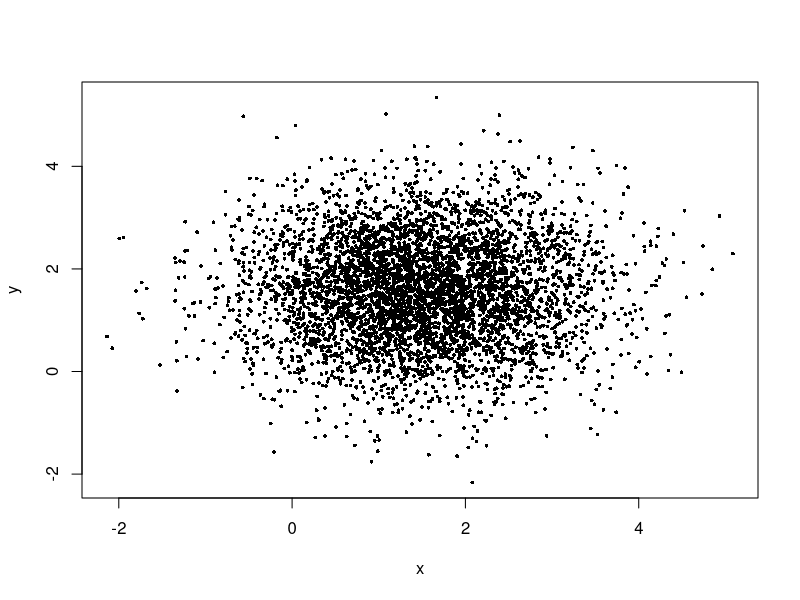
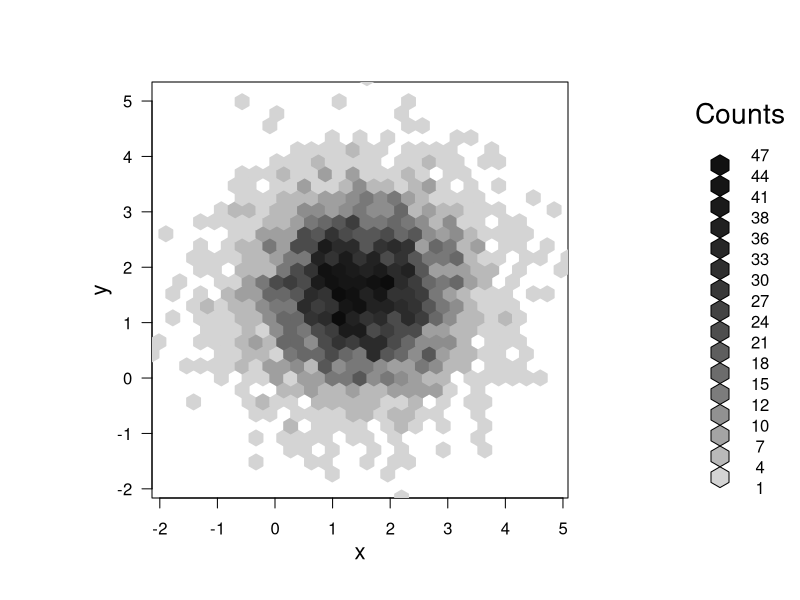
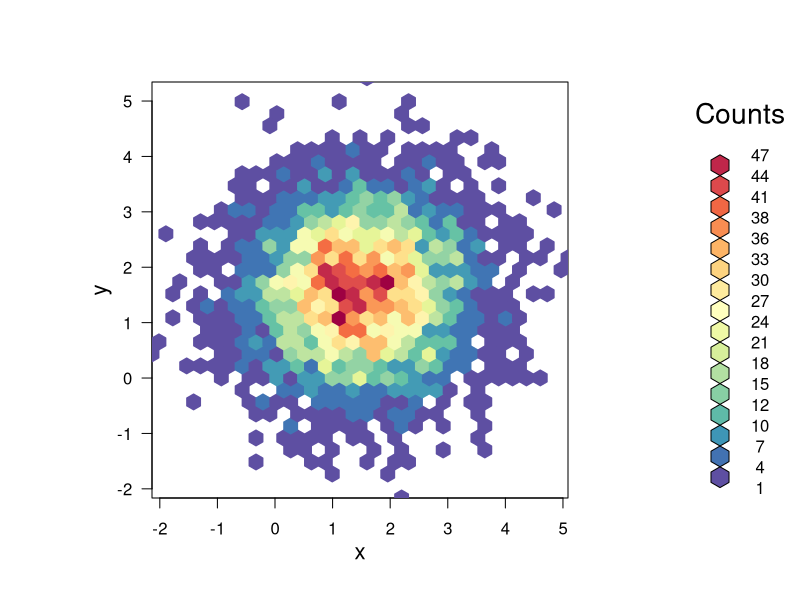
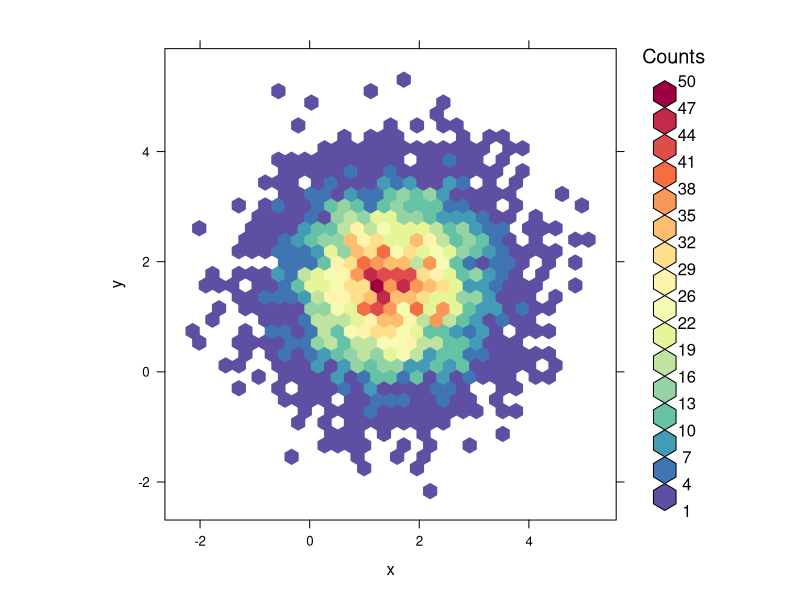
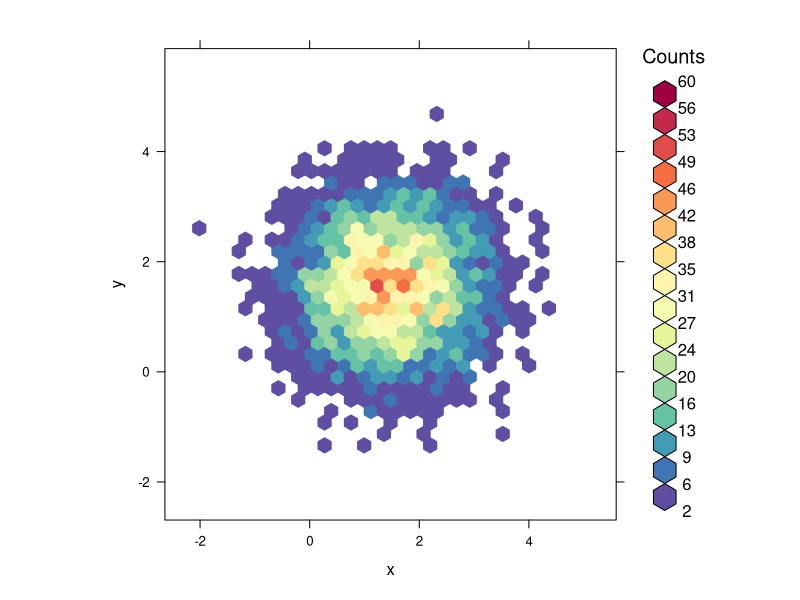
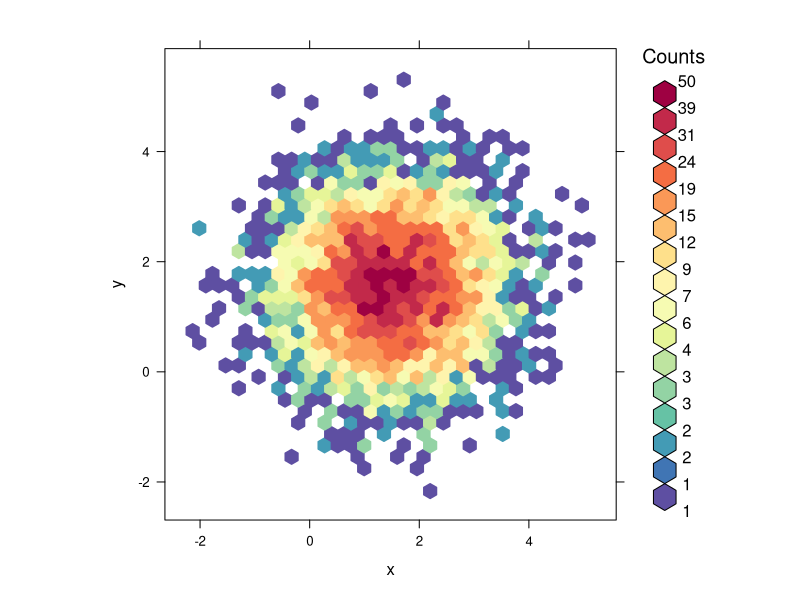
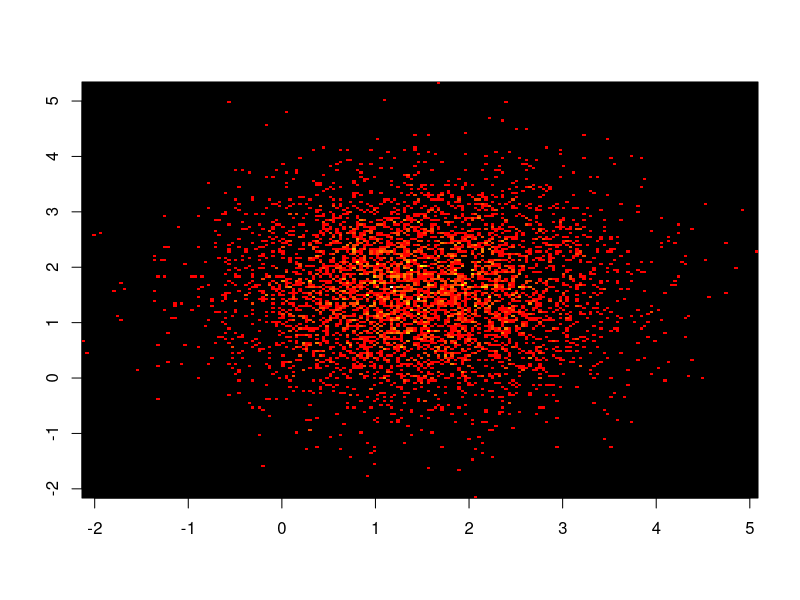
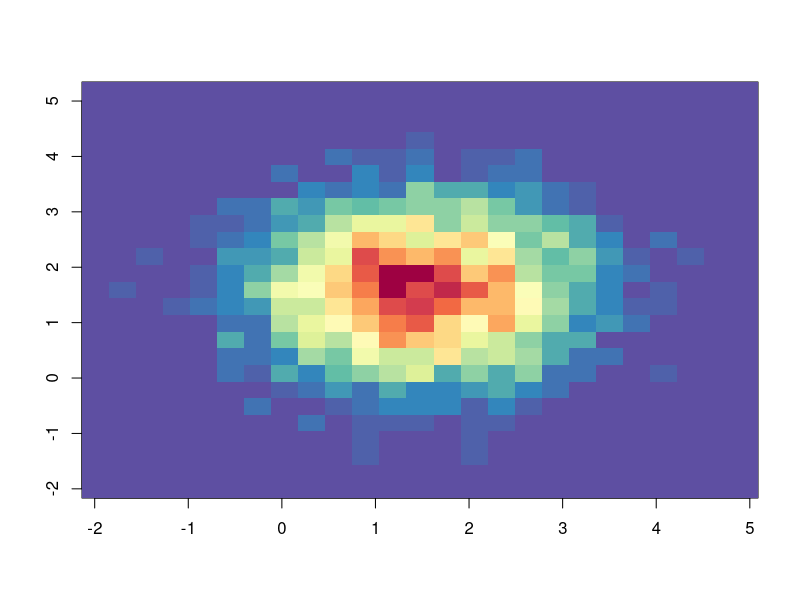

Write R code to recreate these figures, in order.
# 5 Ways to Do 2-D Histograms in R
# (Plus 1 Bonus Figure)
#
# Myles Harrison
# http://www.everydayanalytics.ca

# Color housekeeping
library(RColorBrewer)
rf <- colorRampPalette(rev(brewer.pal(11,'Spectral')))
r <- rf(32)

# Create normally distributed data for plotting
x <- rnorm(mean=1.5, 5000)
y <- rnorm(mean=1.6, 5000)
df <- data.frame(x,y)

# Plot
plot(df, pch=16, col='black', cex=0.5)

##### OPTION 1: hexbin from package 'hexbin' #######
library(hexbin)
# Create hexbin object and plot
h <- hexbin(df)
plot(h)
plot(h, colramp=rf)

# hexbinplot function allows greater flexibility
hexbinplot(y~x, data=df, colramp=rf)

# Setting max and mins
hexbinplot(y~x, data=df, colramp=rf, mincnt=2, maxcnt=60)

# Scaling of legend - must provide both trans and inv functions
hexbinplot(y~x, data=df, colramp=rf, trans=log, inv=exp)

##### OPTION 2: hist2d from package 'gplots' #######
library(gplots)

# Default call
h2 <- hist2d(df)

# Coarser binsizing and add colouring
h2 <- hist2d(df, nbins=25, col=r)

# Scaling with log as before
h2 <- hist2d(df, nbins=25, col=r, FUN=function(x) log(length(x)))

##### OPTION 3: stat_bin2d from package 'ggplot' #######
library(ggplot2)

# Default call (as object)
p <- ggplot(df, aes(x,y))
h3 <- p + stat_bin2d()
h3

# Default call (using qplot)
qplot(x,y,data=df, geom='bin2d')

# Add colouring and change bins
h3 <- p + stat_bin2d(bins=25) + scale_fill_gradientn(colours=r)
h3

# Log scaling
h3 <- p + stat_bin2d(bins=25) + scale_fill_gradientn(colours=r, trans="log")
h3

##### OPTION 4: kde2d from package 'MASS' #######
# Not a true heatmap as interpolated (kernel density estimation)
library(MASS)

# Default call 
k <- kde2d(df$x, df$y)
image(k, col=r)

# Adjust binning (interpolate - can be computationally intensive for large datasets)
k <- kde2d(df$x, df$y, n=200)
image(k, col=r)

##### OPTION 5: The Hard Way (DIY) #######
# http://stackoverflow.com/questions/18089752/r-generate-2d-histogram-from-raw-data

nbins <- 25
x.bin <- seq(floor(min(df[,1])), ceiling(max(df[,1])), length=nbins)
y.bin <- seq(floor(min(df[,2])), ceiling(max(df[,2])), length=nbins)

freq <-  as.data.frame(table(findInterval(df[,1], x.bin),findInterval(df[,2], y.bin)))
freq[,1] <- as.numeric(freq[,1])
freq[,2] <- as.numeric(freq[,2])

freq2D <- diag(nbins)*0
freq2D[cbind(freq[,1], freq[,2])] <- freq[,3]

# Normal
image(x.bin, y.bin, freq2D, col=r)

# Log
image(x.bin, y.bin, log(freq2D), col=r)


##### Addendum: 2D Histogram + 1D on sides (from Computational ActSci w R) #######
#http://books.google.ca/books?id=YWcLBAAAQBAJ&pg=PA60&lpg=PA60&dq=kde2d+log&source=bl&ots=7AB-RAoMqY&sig=gFaHSoQCoGMXrR9BTaLOdCs198U&hl=en&sa=X&ei=8mQDVPqtMsi4ggSRnILQDw&redir_esc=y#v=onepage&q=kde2d%20log&f=false

h1 <- hist(df$x, breaks=25, plot=F)
h2 <- hist(df$y, breaks=25, plot=F)
top <- max(h1$counts, h2$counts)
k <- kde2d(df$x, df$y, n=25)

# margins
oldpar <- par()
par(mar=c(3,3,1,1))
layout(matrix(c(2,0,1,3),2,2,byrow=T),c(3,1), c(1,3))
image(k, col=r) #plot the image
par(mar=c(0,2,1,0))
barplot(h1$counts, axes=F, ylim=c(0, top), space=0, col='red')
par(mar=c(2,0,0.5,1))
barplot(h2$counts, axes=F, xlim=c(0, top), space=0, col='red', horiz=T)
